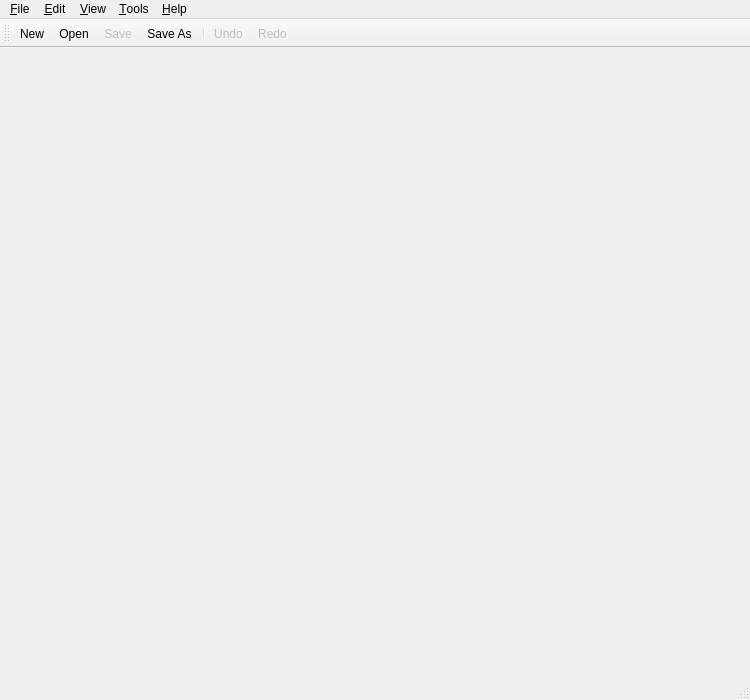
<?xml version="1.0" encoding="UTF-8"?>
<ui version="4.0">
 <class>QScintillaEditor</class>
 <widget class="QMainWindow" name="QScintillaEditor">
  <property name="geometry">
   <rect>
    <x>0</x>
    <y>0</y>
    <width>750</width>
    <height>700</height>
   </rect>
  </property>
  <property name="contextMenuPolicy">
   <enum>Qt::NoContextMenu</enum>
  </property>
  <widget class="QWidget" name="centralWidget"/>
  <widget class="QMenuBar" name="menuBar">
   <property name="geometry">
    <rect>
     <x>0</x>
     <y>0</y>
     <width>750</width>
     <height>18</height>
    </rect>
   </property>
   <widget class="QMenu" name="menuFile">
    <property name="title">
     <string>&amp;File</string>
    </property>
    <addaction name="actionNew"/>
    <addaction name="actionOpen"/>
    <addaction name="actionSave"/>
    <addaction name="actionSaveAs"/>
    <addaction name="separator"/>
    <addaction name="actionPageSetup"/>
    <addaction name="actionPrint"/>
    <addaction name="separator"/>
    <addaction name="actionClose"/>
    <addaction name="actionQuit"/>
   </widget>
   <widget class="QMenu" name="menuEdit">
    <property name="title">
     <string>&amp;Edit</string>
    </property>
    <addaction name="actionUndo"/>
    <addaction name="actionRedo"/>
    <addaction name="separator"/>
    <addaction name="actionCut"/>
    <addaction name="actionCopy"/>
    <addaction name="actionPaste"/>
    <addaction name="separator"/>
    <addaction name="actionFind"/>
    <addaction name="actionFindNext"/>
    <addaction name="actionFindPrevious"/>
    <addaction name="actionReplace"/>
    <addaction name="actionGoTo"/>
    <addaction name="separator"/>
    <addaction name="actionSelectAll"/>
   </widget>
   <widget class="QMenu" name="menuFormat">
    <property name="title">
     <string>&amp;Tools</string>
    </property>
    <widget class="QMenu" name="menuEncoding">
     <property name="title">
      <string>Encoding</string>
     </property>
    </widget>
    <addaction name="actionWordWrap"/>
    <addaction name="actionFont"/>
    <addaction name="separator"/>
    <addaction name="menuEncoding"/>
   </widget>
   <widget class="QMenu" name="menuView">
    <property name="title">
     <string>&amp;View</string>
    </property>
    <widget class="QMenu" name="menuZoom">
     <property name="title">
      <string>Zoom</string>
     </property>
     <addaction name="actionZoomIn"/>
     <addaction name="actionZoomOut"/>
     <addaction name="actionResetZoom"/>
    </widget>
    <addaction name="actionFullscreen"/>
    <addaction name="separator"/>
    <addaction name="actionToolBar"/>
    <addaction name="actionStatusBar"/>
    <addaction name="separator"/>
    <addaction name="menuZoom"/>
    <addaction name="actionWhitespace"/>
    <addaction name="actionLineNumbers"/>
    <addaction name="actionLongLineIndicator"/>
   </widget>
   <widget class="QMenu" name="menuHelp">
    <property name="title">
     <string>&amp;Help</string>
    </property>
    <addaction name="actionAbout"/>
   </widget>
   <addaction name="menuFile"/>
   <addaction name="menuEdit"/>
   <addaction name="menuView"/>
   <addaction name="menuFormat"/>
   <addaction name="menuHelp"/>
  </widget>
  <widget class="QToolBar" name="mainToolBar">
   <property name="toolButtonStyle">
    <enum>Qt::ToolButtonTextBesideIcon</enum>
   </property>
   <attribute name="toolBarArea">
    <enum>TopToolBarArea</enum>
   </attribute>
   <attribute name="toolBarBreak">
    <bool>false</bool>
   </attribute>
   <addaction name="actionNew"/>
   <addaction name="actionOpen"/>
   <addaction name="actionSave"/>
   <addaction name="actionSaveAs"/>
   <addaction name="separator"/>
   <addaction name="actionUndo"/>
   <addaction name="actionRedo"/>
  </widget>
  <widget class="QStatusBar" name="statusBar"/>
  <action name="actionNew">
   <property name="text">
    <string>New</string>
   </property>
   <property name="shortcut">
    <string>Ctrl+N</string>
   </property>
  </action>
  <action name="actionOpen">
   <property name="text">
    <string>Open...</string>
   </property>
   <property name="shortcut">
    <string>Ctrl+O</string>
   </property>
  </action>
  <action name="actionSave">
   <property name="enabled">
    <bool>false</bool>
   </property>
   <property name="text">
    <string>Save</string>
   </property>
   <property name="shortcut">
    <string>Ctrl+S</string>
   </property>
  </action>
  <action name="actionSaveAs">
   <property name="text">
    <string>Save As...</string>
   </property>
  </action>
  <action name="actionPrint">
   <property name="text">
    <string>Print...</string>
   </property>
   <property name="shortcut">
    <string>Ctrl+P</string>
   </property>
  </action>
  <action name="actionPageSetup">
   <property name="text">
    <string>Page Setup...</string>
   </property>
  </action>
  <action name="actionClose">
   <property name="text">
    <string>Close</string>
   </property>
   <property name="toolTip">
    <string>Close</string>
   </property>
  </action>
  <action name="actionUndo">
   <property name="enabled">
    <bool>false</bool>
   </property>
   <property name="text">
    <string>Undo</string>
   </property>
   <property name="shortcut">
    <string>Ctrl+Z</string>
   </property>
  </action>
  <action name="actionCut">
   <property name="text">
    <string>Cut</string>
   </property>
   <property name="shortcut">
    <string>Ctrl+X</string>
   </property>
  </action>
  <action name="actionCopy">
   <property name="text">
    <string>Copy</string>
   </property>
   <property name="shortcut">
    <string>Ctrl+C</string>
   </property>
  </action>
  <action name="actionPaste">
   <property name="text">
    <string>Paste</string>
   </property>
   <property name="shortcut">
    <string>Ctrl+V</string>
   </property>
  </action>
  <action name="actionFind">
   <property name="text">
    <string>Find...</string>
   </property>
   <property name="shortcut">
    <string>Ctrl+F</string>
   </property>
  </action>
  <action name="actionFindNext">
   <property name="text">
    <string>Find Next</string>
   </property>
   <property name="shortcut">
    <string>F3</string>
   </property>
  </action>
  <action name="actionReplace">
   <property name="text">
    <string>Replace...</string>
   </property>
   <property name="shortcut">
    <string>Ctrl+H</string>
   </property>
  </action>
  <action name="actionGoTo">
   <property name="text">
    <string>Go To...</string>
   </property>
   <property name="shortcut">
    <string>Ctrl+G</string>
   </property>
  </action>
  <action name="actionSelectAll">
   <property name="text">
    <string>Select All</string>
   </property>
   <property name="shortcut">
    <string>Ctrl+A</string>
   </property>
  </action>
  <action name="actionWordWrap">
   <property name="checkable">
    <bool>true</bool>
   </property>
   <property name="text">
    <string>Word Wrap</string>
   </property>
  </action>
  <action name="actionFont">
   <property name="text">
    <string>Font...</string>
   </property>
  </action>
  <action name="actionStatusBar">
   <property name="checkable">
    <bool>true</bool>
   </property>
   <property name="checked">
    <bool>true</bool>
   </property>
   <property name="text">
    <string>Status Bar</string>
   </property>
  </action>
  <action name="actionAbout">
   <property name="text">
    <string>About...</string>
   </property>
  </action>
  <action name="actionRedo">
   <property name="enabled">
    <bool>false</bool>
   </property>
   <property name="text">
    <string>Redo</string>
   </property>
   <property name="shortcut">
    <string>Ctrl+Y</string>
   </property>
  </action>
  <action name="actionToolBar">
   <property name="checkable">
    <bool>true</bool>
   </property>
   <property name="checked">
    <bool>true</bool>
   </property>
   <property name="text">
    <string>Tool Bar</string>
   </property>
  </action>
  <action name="actionFullscreen">
   <property name="checkable">
    <bool>true</bool>
   </property>
   <property name="text">
    <string>Fullscreen</string>
   </property>
   <property name="shortcut">
    <string>F11</string>
   </property>
  </action>
  <action name="actionZoomIn">
   <property name="text">
    <string>Zoom In</string>
   </property>
   <property name="shortcut">
    <string>Ctrl++</string>
   </property>
  </action>
  <action name="actionZoomOut">
   <property name="text">
    <string>Zoom Out</string>
   </property>
   <property name="shortcut">
    <string>Ctrl+-</string>
   </property>
  </action>
  <action name="actionResetZoom">
   <property name="text">
    <string>Reset Zoom</string>
   </property>
   <property name="shortcut">
    <string>Ctrl+0</string>
   </property>
  </action>
  <action name="actionWhitespace">
   <property name="checkable">
    <bool>true</bool>
   </property>
   <property name="checked">
    <bool>true</bool>
   </property>
   <property name="text">
    <string>Whitespace</string>
   </property>
  </action>
  <action name="actionFindPrevious">
   <property name="text">
    <string>Find Previous</string>
   </property>
   <property name="shortcut">
    <string>Shift+F3</string>
   </property>
  </action>
  <action name="actionLineNumbers">
   <property name="checkable">
    <bool>true</bool>
   </property>
   <property name="checked">
    <bool>true</bool>
   </property>
   <property name="text">
    <string>Line Numbers</string>
   </property>
  </action>
  <action name="actionLongLineIndicator">
   <property name="checkable">
    <bool>true</bool>
   </property>
   <property name="checked">
    <bool>true</bool>
   </property>
   <property name="text">
    <string>Long Line Indicator</string>
   </property>
  </action>
  <action name="actionQuit">
   <property name="text">
    <string>Quit</string>
   </property>
  </action>
 </widget>
 <layoutdefault spacing="6" margin="11"/>
 <resources/>
 <connections/>
</ui>
